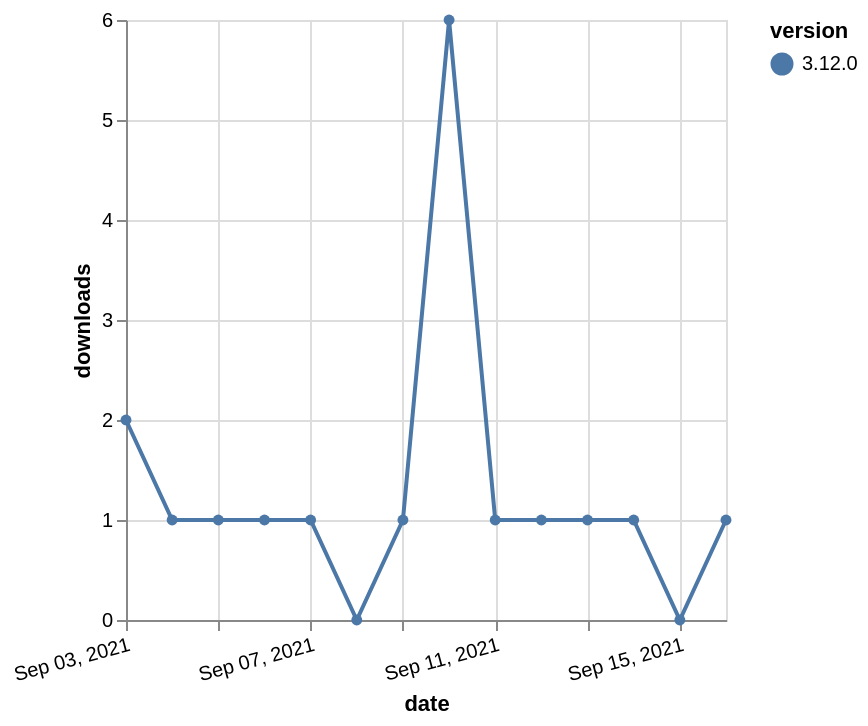

Vega-Lite specification stored for this chart:
### Vega-Lite specification from a JSON file in a GitHub repository (floating-point values rounded to 4 significant figures)
{"$schema": "https://vega.github.io/schema/vega-lite/v5.json", "description": "A simple bar chart with embedded data.", "data": {"values": [{"date": "2021-09-03", "total": 488, "delta": 2, "version": "3.12.0"}, {"date": "2021-09-04", "total": 489, "delta": 1, "version": "3.12.0"}, {"date": "2021-09-05", "total": 490, "delta": 1, "version": "3.12.0"}, {"date": "2021-09-06", "total": 491, "delta": 1, "version": "3.12.0"}, {"date": "2021-09-07", "total": 492, "delta": 1, "version": "3.12.0"}, {"date": "2021-09-08", "total": 492, "delta": 0, "version": "3.12.0"}, {"date": "2021-09-09", "total": 493, "delta": 1, "version": "3.12.0"}, {"date": "2021-09-10", "total": 499, "delta": 6, "version": "3.12.0"}, {"date": "2021-09-11", "total": 500, "delta": 1, "version": "3.12.0"}, {"date": "2021-09-12", "total": 501, "delta": 1, "version": "3.12.0"}, {"date": "2021-09-13", "total": 502, "delta": 1, "version": "3.12.0"}, {"date": "2021-09-14", "total": 503, "delta": 1, "version": "3.12.0"}, {"date": "2021-09-15", "total": 503, "delta": 0, "version": "3.12.0"}, {"date": "2021-09-16", "total": 504, "delta": 1, "version": "3.12.0"}]}, "width": "container", "mark": {"type": "line", "point": {"filled": true}}, "encoding": {"x": {"field": "date", "type": "temporal", "timeUnit": "yearmonthdate", "title": "date", "axis": {"labelAngle": -15}}, "y": {"field": "delta", "type": "quantitative", "title": "downloads"}, "color": {"field": "version", "type": "nominal"}, "tooltip": {"field": "delta"}}}
